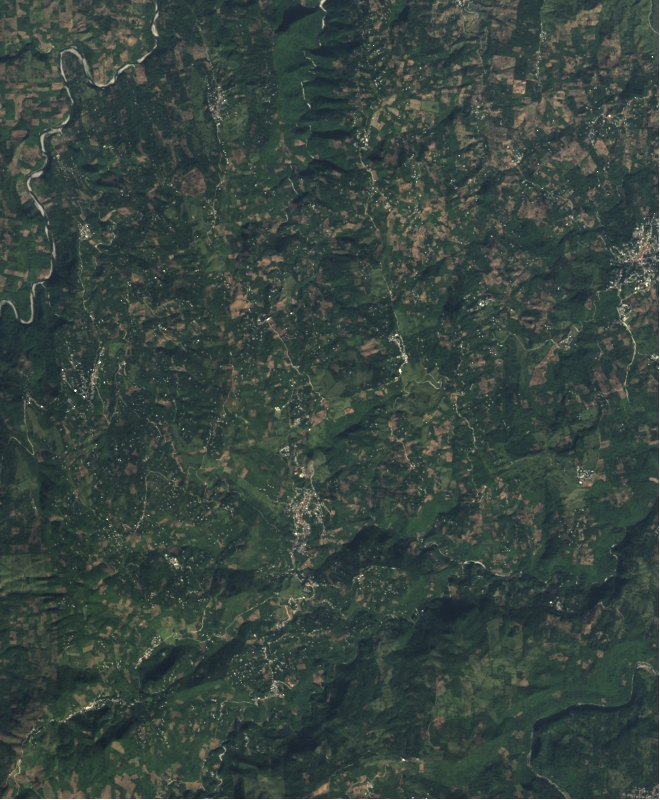
#> input picture huehue_dic_21.tif, 660 x 800 px, found by its file name
$ jupyter execute Corr_Histogram.ipynb   (older library calls are emulated)
#> lines starting #> are read from the running program, lines starting #| are printed output that depends on the picture
<a href="https://colab.research.google.com/github/ElpoderdelComputo/SEI-Computo_aplicado/blob/main/Corr_Histogram.ipynb" target="_parent"></a>

# **COLEGIO DE POSTGRADUADOS**

INSTITUCIÓN DE ENSEÑANZA E INVESTIGACIÓN EN CIENCIAS AGRÍCOLAS
CAMPUS MONTECILLO

POSGRADO EN SOCIOECONOMÍA, ESTADÍSTICA E INFORMÁTICA

# CÓMPUTO APLICADO

Ecualización por histograma

Autor: José Rodríguez Rosales

[cell 1]
# Importar librerías
import numpy as np
import matplotlib.pylab as plt
from skimage.io import imread
from skimage.exposure import equalize_hist, equalize_adapthist

# Función para trazar una imagen
def plot_image(image, title):
    plt.imshow(image)
    plt.title(title, size=40)
    plt.axis('off')
# Función para calcular valores máximos y mínimos

def plot_hist(img):
    colors = ['r', 'g', 'b']
    cdf = np.zeros((256,3))
    for i in range(3):
        hist, bins = np.histogram(img[...,i].flatten(),256,[0,256], normed=True)
        cdf[...,i] = hist.cumsum()
        cdf_normalized = cdf[...,i] * hist.max() / cdf.max()
        plt.plot(cdf_normalized, color = colors[i], label='cdf ({})'.format(colors[i]))
        #plt.hist(img[...,i].flatten(),256,[0,256], color = colors[i], density=True)
        binWidth = bins[1] - bins[0]
        plt.bar(bins[:-1], hist*binWidth, binWidth, label='hist ({})'.format(colors[i]))
        plt.xlim([0,256])
    plt.legend(loc = 'upper left')
    return cdf

[cell 2]
# Leer la imagen
img = imread('/content/huehue_dic_21.tif')
#> img is the input picture: shape (800, 660, 4); mean R, G, B, A 56.3, 69.7, 64, 254.3

# Trazar la imagen
plt.figure(figsize=(20,50))
plt.subplot(421), plot_image(img, 'Original Image')
plt.subplot(422)
cdf = plot_hist(img)
#> after the loop in plot_hist, `for i in range(3):`: cdf = 256 rows, first 8: [0.00276, 0.00276, 0.00276], [0.00276, 0.00276, 0.00276], [0.00276, 0.00276, 0.00276], [0.00276, 0.00276, 0.00276], [0.00276, 0.00276, 0.00276], [0.00276, 0.00276, 0.00276], [0.00276, 0.00276, 0.00276], [0.00276, 0.00276, 0.00276]

# Crea una copia de la imagen original
img2 = np.copy(img)
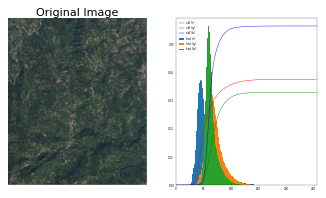
#> figure drawn by matplotlib, 2 panels; panel 2: tallest bar 0.0375 high, from x = 44.5 to 45.5; panel 2: tallest bar 0.033 high, from x = 63.5 to 64.5; panel 2: tallest bar 0.0564 high, from x = 59.5 to 60.5; panel 2: curve peaks at x = 255, y = 0.0375

[cell 3]
for i in range(3):
    cdf_m = np.ma.masked_equal(cdf[...,i],0)
    cdf_m = (cdf_m - cdf_m.min())*255/(cdf_m.max()-cdf_m.min())
    #cdf_m = 255 * cdf / cdf[-1] # normalize
    #print('Max:', cdf_m.max(),'Min: ', cdf_m.min())
    cdf2 = np.ma.filled(cdf_m,0).astype('uint8')
    img2[...,i] = cdf2[img[...,i]]
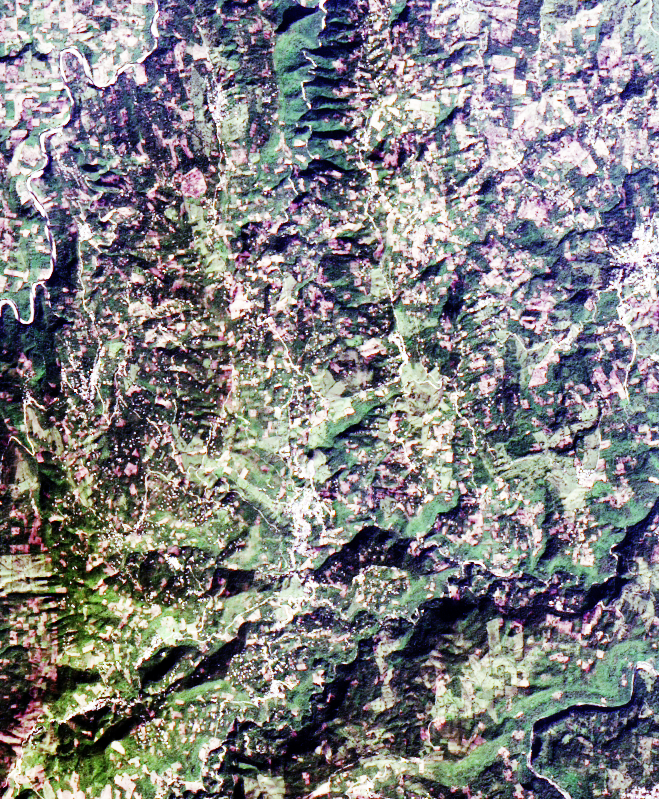
#> img2: shape (800, 660, 4); mean R, G, B, A 129.4, 129.3, 131.1, 254.3; transparent parts drawn white

[cell 4]
# Trazar el histograma
plt.figure(figsize=(10,20))
plt.subplot(423), plot_image(img2, 'Histograma Equalizado')
plt.subplot(424), plot_hist(img2)
#> after the loop in plot_hist (call 2), `for i in range(3):`: cdf = 256 rows, first 8: [0.00527, 0.0052, 0.0054], [0.00753, 0.00874, 0.00985], [0.0114, 0.0118, 0.0138], [0.017, 0.0155, 0.0138], [0.017, 0.0196, 0.0197], [0.0233, 0.0241, 0.0197], [0.0233, 0.0295, 0.0288], [0.0307, 0.0295, 0.0288]

# Trazar y guardar la imagen Ecualizada adaptativa
plt.imsave('Huehue_16_histequ.jpg', img2)
equ = (255*equalize_hist(img)).astype(np.uint8)
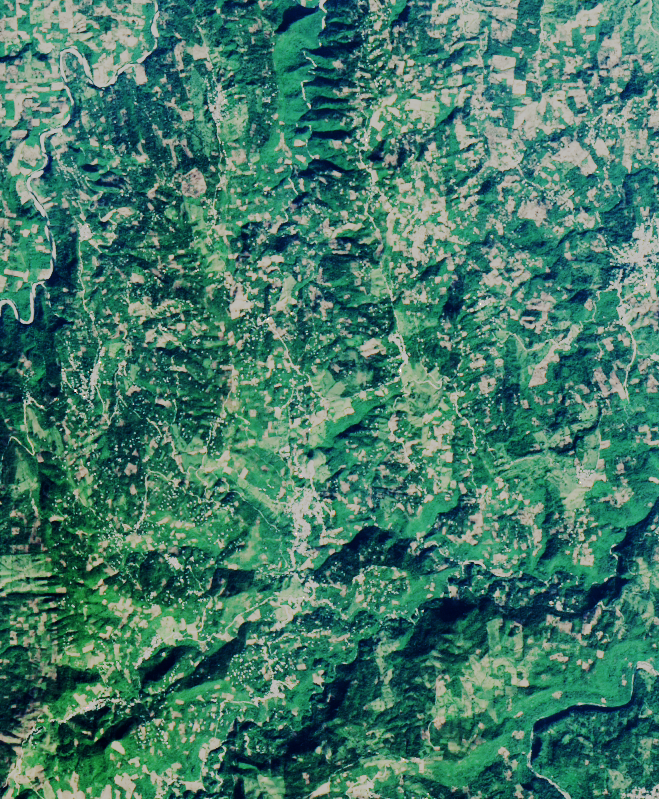
#> equ: shape (800, 660, 4); mean R, G, B, A 66, 121.5, 104.2, 254.3; transparent parts drawn white
plt.subplot(425), plot_image(equ, 'Histograma Equalizado ski')
plt.subplot(426), plot_hist(equ)
#> after the loop in plot_hist (call 3), `for i in range(3):`: cdf = 256 rows, first 8: [0.00527, 0.00276, 0.00277], [0.017, 0.00277, 0.00277], [0.0307, 0.00277, 0.00277], [0.0525, 0.00292, 0.00278], [0.0682, 0.00312, 0.00279], [0.0682, 0.00312, 0.00279], [0.0875, 0.00348, 0.0028], [0.11, 0.00413, 0.00283]
plt.imsave('Huehue_16_heski.jpg', equ)

# Trazar y guardar la imagen Ecualizada adaptativa
equ = (255*equalize_adapthist(img)).astype(np.uint8)
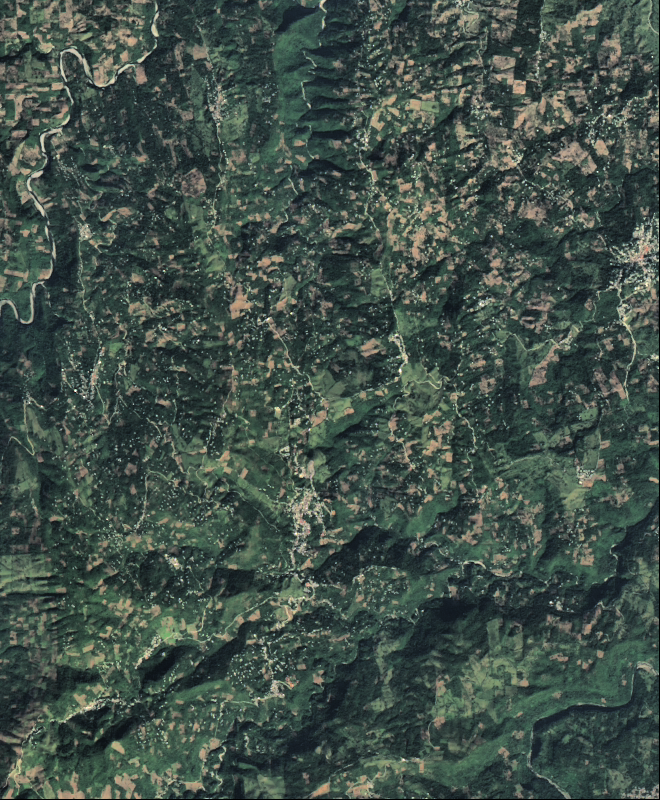
#> equ: shape (800, 660, 3); mean R, G, B 65.4, 80, 72.5

print('Adaptive Hist. Equalized (scikit-image)')
#plt.subplot(427), plot_image(equ, 'Adaptive Hist. Equalized (scikit-image)')

plt.subplot(427), plot_image(equ, 'Histograma adaptativo')
plt.subplot(428), plot_hist(equ)
#> after the loop in plot_hist (call 4), `for i in range(3):`: cdf = 256 rows, first 8: [0.00276, 0.00276, 0.00276], [0.00276, 0.00276, 0.00276], [0.00276, 0.00276, 0.00276], [0.00276, 0.00276, 0.00276], [0.00276, 0.00276, 0.00276], [0.00276, 0.00276, 0.00276], [0.00276, 0.00276, 0.00276], [0.00276, 0.00276, 0.00276]
plt.imsave('corte2002_2.jpg', equ)

#plt.savefig('images/hist_out16.png', bbox_in='tight', pad_in=0)
# Trazar resultado final
plt.show()
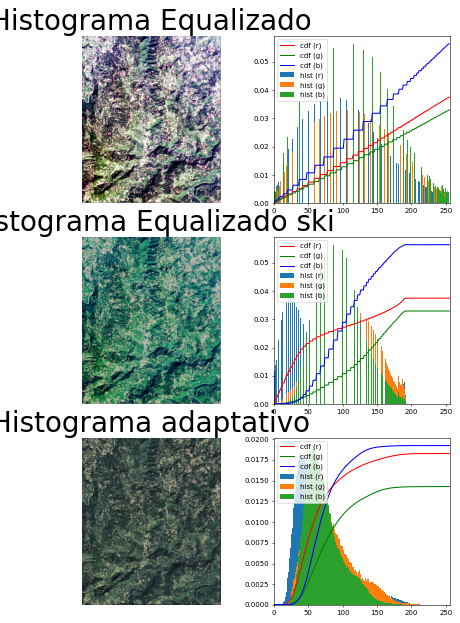
#> figure drawn by matplotlib, 6 panels; panel 2: tallest bar 0.0375 high, from x = 86.5 to 87.5; panel 2: tallest bar 0.033 high, from x = 106.5 to 107.5; panel 2: tallest bar 0.0564 high, from x = 115.5 to 116.5; panel 2: curve peaks at x = 255, y = 0.0375

$ run again, with Huehue_2002.tif copied over huehue_dic_21.tif
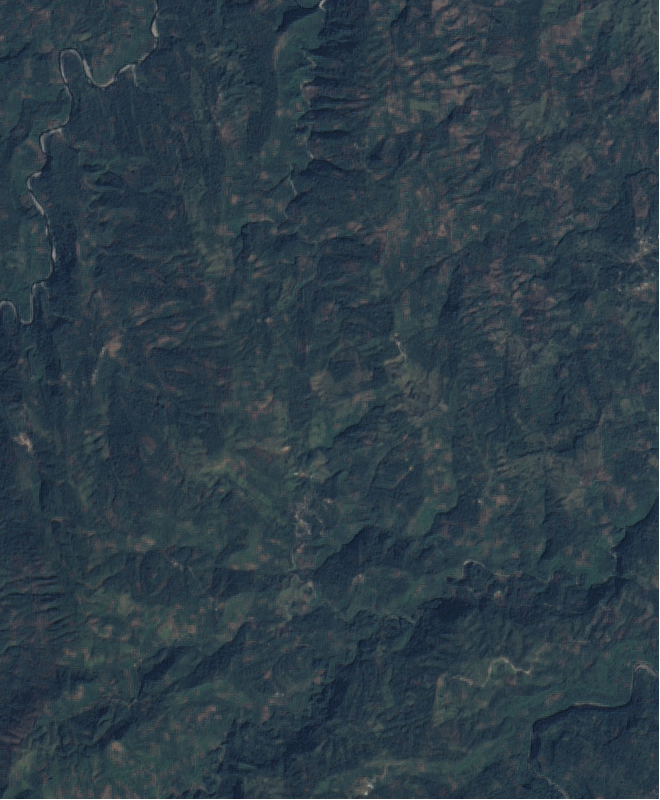
#> input picture Huehue_2002.tif, 660 x 800 px, found by its file name
#> img is the input picture: shape (800, 660, 4); mean R, G, B, A 45.5, 60.9, 70.8, 254.3
#> after the loop in plot_hist, `for i in range(3):`: cdf = 256 rows, first 8: [0.00276, 0.00276, 0.00276], [0.00276, 0.00276, 0.00276], [0.00276, 0.00276, 0.00276], [0.00276, 0.00276, 0.00276], [0.00276, 0.00276, 0.00276], [0.00276, 0.00276, 0.00276], [0.00276, 0.00276, 0.00276], [0.00276, 0.00276, 0.00276]
#> after the loop `for i in range(3):`:
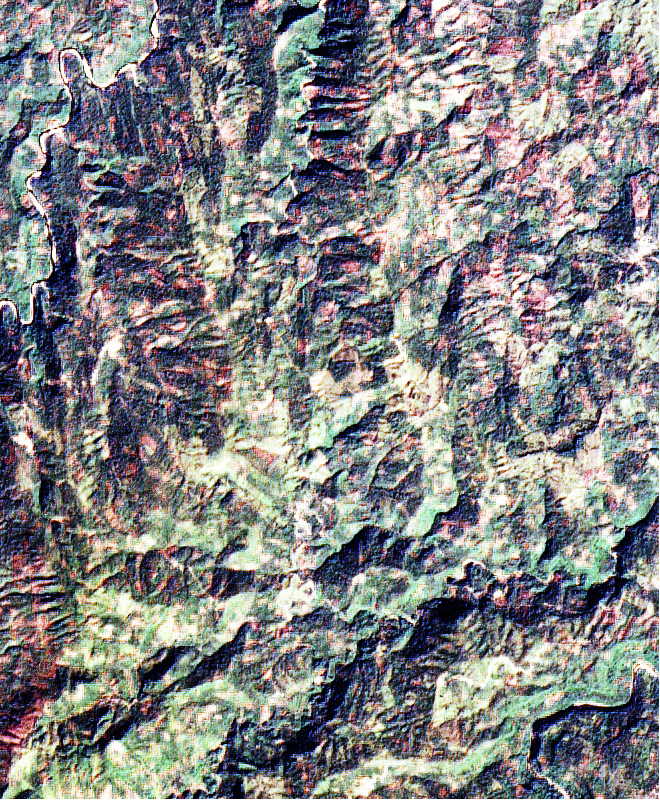
#> img2: shape (800, 660, 4); mean R, G, B, A 130.2, 130.3, 131.5, 254.3; transparent parts drawn white
#> after the loop in plot_hist (call 2), `for i in range(3):`: cdf = 256 rows, first 8: [0.00666, 0.00623, 0.00634], [0.00928, 0.01, 0.00993], [0.0129, 0.0126, 0.0142], [0.017, 0.0156, 0.0172], [0.0222, 0.0194, 0.021], [0.0222, 0.0235, 0.0256], [0.0281, 0.0284, 0.0256], [0.0281, 0.034, 0.0312]
#> after the loop in plot_hist (call 3), `for i in range(3):`: cdf = 256 rows, first 8: [0.00666, 0.00277, 0.00276], [0.0222, 0.00282, 0.00277], [0.0354, 0.00298, 0.00277], [0.0448, 0.00315, 0.00277], [0.0562, 0.00337, 0.00277], [0.0705, 0.00372, 0.00278], [0.0885, 0.00424, 0.0028], [0.111, 0.00506, 0.00283]
#> `equ = (255*equalize_adapthist(img)).astype(np.uint8)`:
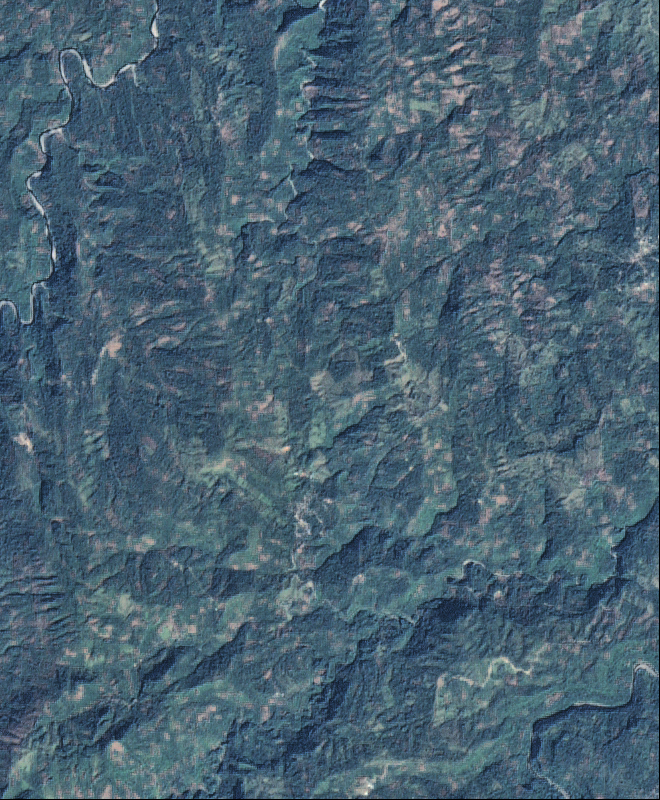
#> equ: shape (800, 660, 3); mean R, G, B 73, 97.5, 113.1
#> after the loop in plot_hist (call 4), `for i in range(3):`: cdf = 256 rows, first 8: [0.00276, 0.00276, 0.00276], [0.00276, 0.00276, 0.00276], [0.00276, 0.00276, 0.00276], [0.00276, 0.00276, 0.00276], [0.00276, 0.00276, 0.00276], [0.00276, 0.00276, 0.00276], [0.00276, 0.00276, 0.00276], [0.00276, 0.00276, 0.00276]
